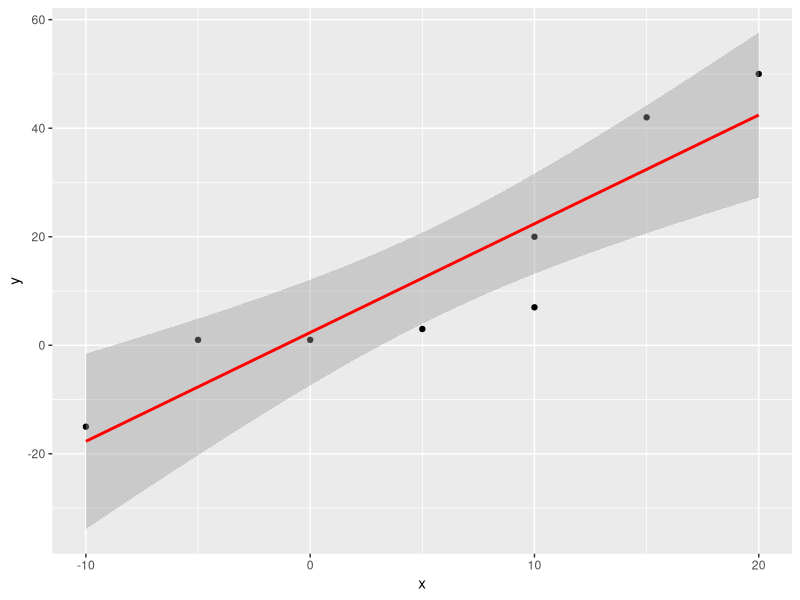
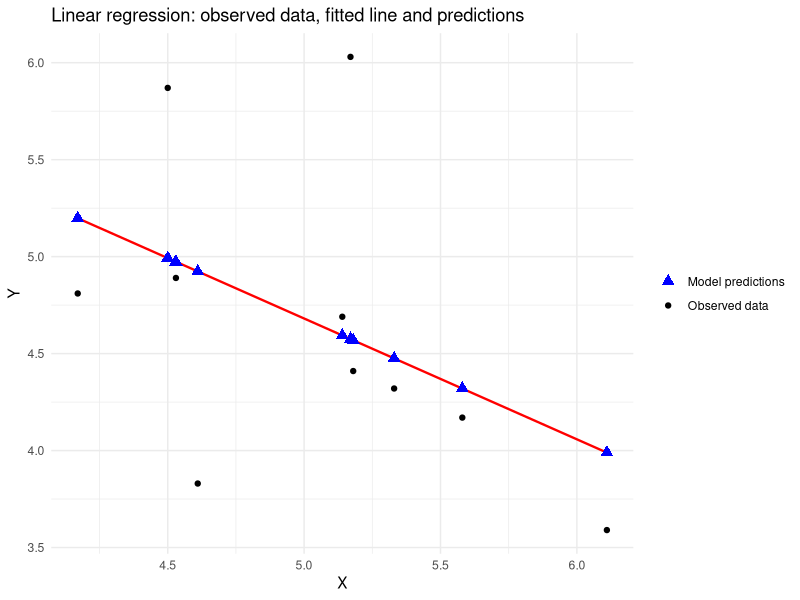

Source code (R) for these figures, in order:
## ---- chunk 1
knitr::opts_chunk$set(echo = TRUE, message = FALSE, warning = FALSE)
## ---- chunk 2
x <- c(-10,-5,0,5,10,10,15,20)
y <- c(-15,1,1,3,20,7,42,50)
datos <- data.frame(x,y)
model <- lm(y~x)
coef(model)
## ---- chunk 3
library(ggplot2)
ggplot(datos, aes(x = x, y = y))+
  geom_point()+
  geom_smooth(method = "lm", colour = "red")
## ---- chunk 4
x <- c(4.17,5.58,5.18,6.11,4.50,4.61,5.17,4.53,5.33,5.14)
y <- c( 4.81,4.17,4.41,3.59,5.87,3.83,6.03,4.89,4.32,4.69)
datos <- data.frame(x,y)
model <- lm(y~x)
coef(model)
datos$y_hat <- predict(model)

ggplot(datos, aes(x = x)) +
  geom_point(aes(y = y, colour = "Observed data")) +
  geom_smooth(aes(y = y), method = "lm", se = FALSE,
              colour = "red", linewidth = 0.8) +
  geom_point(aes(y = y_hat, colour = "Model predictions"),
             shape = 17, size = 3) +
  scale_colour_manual(values = c("Observed data" = "black",
                                 "Model predictions" = "blue")) +
  labs(title = "Linear regression: observed data, fitted line and predictions",
       x = "X", y = "Y", colour = NULL) +
  theme_minimal()
  
